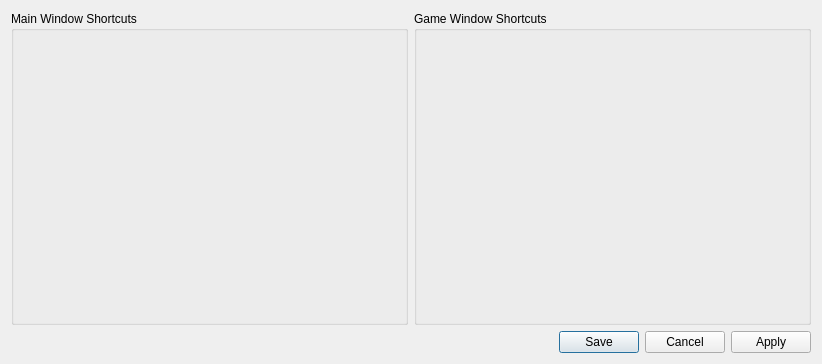
<?xml version="1.0" encoding="UTF-8"?>
<ui version="4.0">
 <class>shortcut_dialog</class>
 <widget class="QDialog" name="shortcut_dialog">
  <property name="geometry">
   <rect>
    <x>0</x>
    <y>0</y>
    <width>822</width>
    <height>364</height>
   </rect>
  </property>
  <property name="windowTitle">
   <string>Shortcuts</string>
  </property>
  <layout class="QVBoxLayout" name="verticalLayout">
   <item>
    <layout class="QHBoxLayout" name="horizontalLayout" stretch="1,1">
     <item>
      <widget class="QGroupBox" name="main_window_group_box">
       <property name="title">
        <string>Main Window Shortcuts</string>
       </property>
       <layout class="QVBoxLayout" name="main_window_layout">
        <item>
         <spacer name="verticalSpacer_main_window">
          <property name="orientation">
           <enum>Qt::Vertical</enum>
          </property>
          <property name="sizeType">
           <enum>QSizePolicy::MinimumExpanding</enum>
          </property>
          <property name="sizeHint" stdset="0">
           <size>
            <width>0</width>
            <height>0</height>
           </size>
          </property>
         </spacer>
        </item>
       </layout>
      </widget>
     </item>
     <item>
      <widget class="QGroupBox" name="game_window_group_box">
       <property name="title">
        <string>Game Window Shortcuts</string>
       </property>
       <layout class="QVBoxLayout" name="game_window_layout">
        <item>
         <spacer name="verticalSpacer_game_window">
          <property name="orientation">
           <enum>Qt::Vertical</enum>
          </property>
          <property name="sizeType">
           <enum>QSizePolicy::MinimumExpanding</enum>
          </property>
          <property name="sizeHint" stdset="0">
           <size>
            <width>0</width>
            <height>0</height>
           </size>
          </property>
         </spacer>
        </item>
       </layout>
      </widget>
     </item>
    </layout>
   </item>
   <item>
    <widget class="QDialogButtonBox" name="buttonBox">
     <property name="standardButtons">
      <set>QDialogButtonBox::Apply|QDialogButtonBox::Cancel|QDialogButtonBox::Save</set>
     </property>
    </widget>
   </item>
  </layout>
 </widget>
 <resources/>
 <connections/>
</ui>
